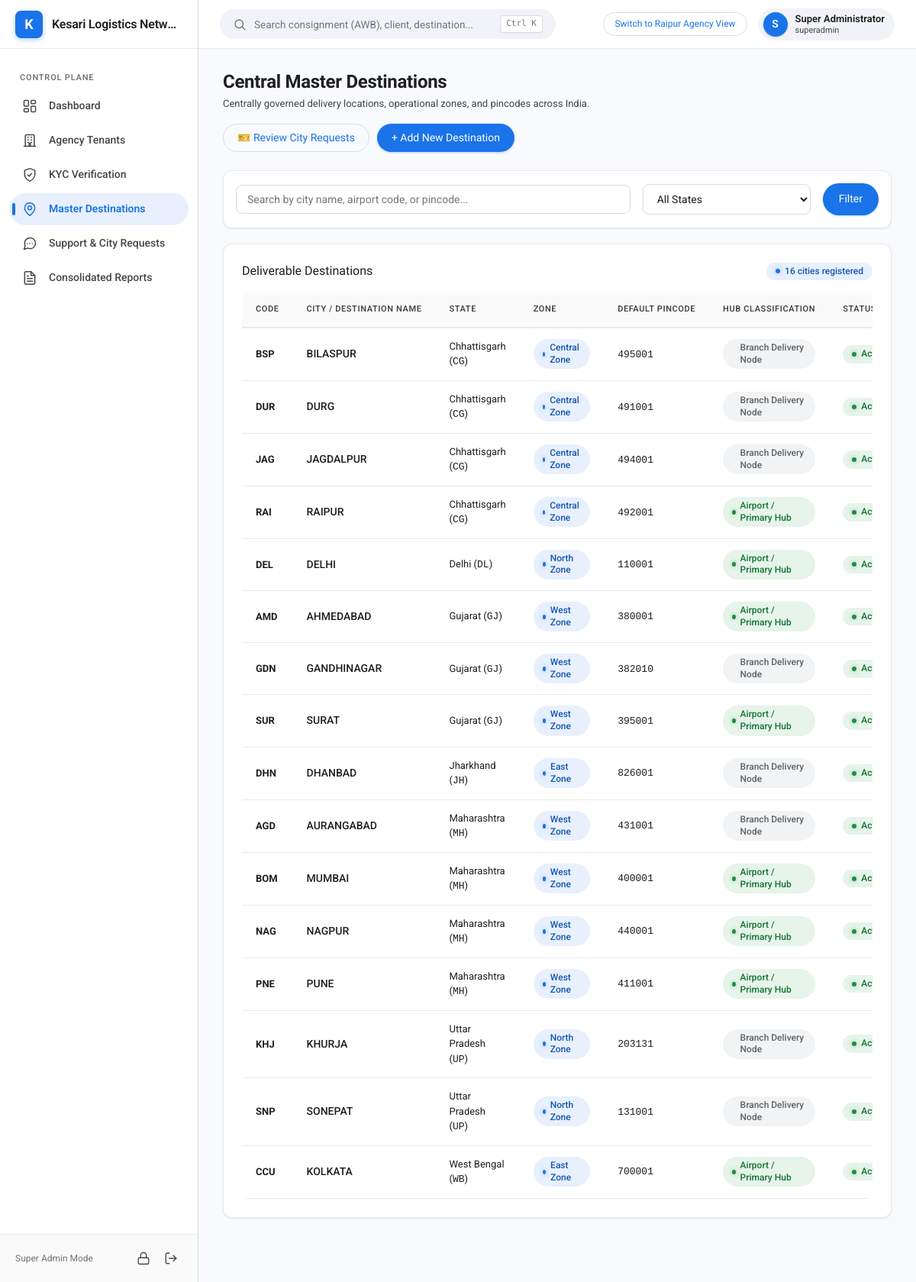
The app's page /admin/destinations (signed in) with its own data.
### tables this page shows
CREATE TABLE destinations (
    id INTEGER PRIMARY KEY AUTOINCREMENT,
    code VARCHAR(30) UNIQUE NOT NULL,
    name VARCHAR(120) NOT NULL,
    state_id INTEGER NOT NULL,
    pincode VARCHAR(10) NULL,
    is_hub INTEGER DEFAULT 0,
    is_active INTEGER DEFAULT 1,
    created_at DATETIME DEFAULT CURRENT_TIMESTAMP,
    FOREIGN KEY (state_id) REFERENCES states(id)
);

CREATE TABLE states (
    id INTEGER PRIMARY KEY AUTOINCREMENT,
    code VARCHAR(10) UNIQUE NOT NULL,
    name VARCHAR(100) NOT NULL,
    zone_id INTEGER NOT NULL,
    gst_code VARCHAR(10) NULL,
    created_at DATETIME DEFAULT CURRENT_TIMESTAMP,
    FOREIGN KEY (zone_id) REFERENCES operational_zones(id)
);

CREATE TABLE operational_zones (
    id INTEGER PRIMARY KEY AUTOINCREMENT,
    code VARCHAR(30) UNIQUE NOT NULL,
    name VARCHAR(100) NOT NULL,
    description TEXT NULL,
    created_at DATETIME DEFAULT CURRENT_TIMESTAMP
);

### src/Views/admin/destinations/index.php (the view, shortened to what the rows shown need)
<div class="page-header">
    <div>
        <h1 class="page-title">Central Master Destinations</h1>
    </div>
</div>
<div class="g-card">
    <div style="display:flex; justify-content:space-between; align-items:center; margin-bottom:16px;">
        <h2 style="font-size:16px;">Deliverable Destinations</h2>
    </div>
    <div class="table-responsive">
        <table class="g-table">
            <thead>
                <tr>
                    <th>Code</th>
                    <th>City / Destination Name</th>
                    <th>State</th>
                    <th>Zone</th>
                    <th>Default Pincode</th>
                    <th>Hub Classification</th>
                    <th>Status</th>
                </tr>
            </thead>
            <tbody>
                <?php foreach ($destinations as $d): ?>
                    <tr>
                        <td><strong><?= htmlspecialchars($d['code']) ?></strong></td>
                        <td style="font-weight:500; font-size:14px;">
                            <?= htmlspecialchars($d['name']) ?>
                        </td>
                        <td><?= htmlspecialchars($d['state_name']) ?> (<code><?= htmlspecialchars($d['state_code']) ?></code>)</td>
                        <td><span class="g-chip chip-info"><?= htmlspecialchars($d['zone_name']) ?></span></td>
                        <td><code><?= htmlspecialchars($d['pincode'] ?: '—') ?></code></td>
                        <td>
                            <?php if ($d['is_hub']): ?>
                                <span class="g-chip chip-success">Airport / Primary Hub</span>
                            <?php else: ?>
                                <span class="g-chip" style="background:#f1f3f4; color:#5f6368;">Branch Delivery Node</span>
                            <?php endif; ?>
                        </td>
                        <td><span class="g-chip chip-success">Active</span></td>
                    </tr>
                <?php endforeach; ?>
            </tbody>
        </table>
    </div>
</div>
<?php
require ROOT_PATH . '/src/Views/layout.php';
?>

### records on screen
destinations: code "BSP", name "BILASPUR", state.name "Chhattisgarh", state.code "CG", operational_zones.name "Central Zone", pincode "495001", is_hub "Branch Delivery Node"
destinations: code "DUR", name "DURG", state.name "Chhattisgarh", state.code "CG", operational_zones.name "Central Zone", pincode "491001", is_hub "Branch Delivery Node"
destinations: code "JAG", name "JAGDALPUR", state.name "Chhattisgarh", state.code "CG", operational_zones.name "Central Zone", pincode "494001", is_hub "Branch Delivery Node"
destinations: code "RAI", name "RAIPUR", state.name "Chhattisgarh", state.code "CG", operational_zones.name "Central Zone", pincode "492001", is_hub "Airport / Primary Hub"
destinations: code "DEL", name "DELHI", state.name "Delhi", state.code "DL", operational_zones.name "North Zone", pincode "110001", is_hub "Airport / Primary Hub"
destinations: code "AMD", name "AHMEDABAD", state.name "Gujarat", state.code "GJ", operational_zones.name "West Zone", pincode "380001", is_hub "Airport / Primary Hub"
destinations: code "GDN", name "GANDHINAGAR", state.name "Gujarat", state.code "GJ", operational_zones.name "West Zone", pincode "382010", is_hub "Branch Delivery Node"
destinations: code "SUR", name "SURAT", state.name "Gujarat", state.code "GJ", operational_zones.name "West Zone", pincode "395001", is_hub "Airport / Primary Hub"
destinations: code "DHN", name "DHANBAD", state.name "Jharkhand", state.code "JH", operational_zones.name "East Zone", pincode "826001", is_hub "Branch Delivery Node"
destinations: code "AGD", name "AURANGABAD", state.name "Maharashtra", state.code "MH", operational_zones.name "West Zone", pincode "431001", is_hub "Branch Delivery Node"
destinations: code "BOM", name "MUMBAI", state.name "Maharashtra", state.code "MH", operational_zones.name "West Zone", pincode "400001", is_hub "Airport / Primary Hub"
destinations: code "NAG", name "NAGPUR", state.name "Maharashtra", state.code "MH", operational_zones.name "West Zone", pincode "440001", is_hub "Airport / Primary Hub"
destinations: code "PNE", name "PUNE", state.name "Maharashtra", state.code "MH", operational_zones.name "West Zone", pincode "411001", is_hub "Airport / Primary Hub"
destinations: code "KHJ", name "KHURJA", state.name "Uttar Pradesh", state.code "UP", operational_zones.name "North Zone", pincode "203131", is_hub "Branch Delivery Node"
destinations: code "SNP", name "SONEPAT", state.name "Uttar Pradesh", state.code "UP", operational_zones.name "North Zone", pincode "131001", is_hub "Branch Delivery Node"
destinations: code "CCU", name "KOLKATA", state.name "West Bengal", state.code "WB", operational_zones.name "East Zone", pincode "700001", is_hub "Airport / Primary Hub"

### other values on screen
substr($brandName, 0, 1) "K"
$brandName "Kesari Logistics Netw…"
substr($currentUser['name'] ?? 'U', 0, 1) "S"
$currentUser['name'] "Super Administrator"
$currentUser['role'] "superadmin"
count($destinations) "16"
